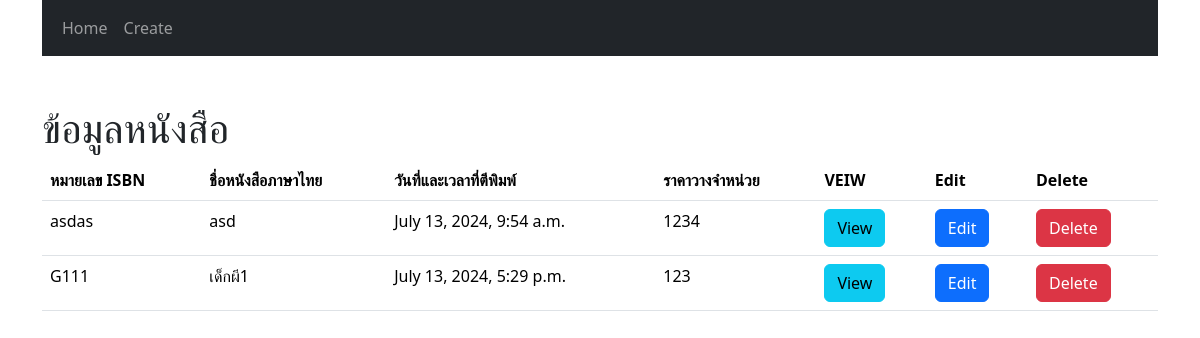
The app's page /, older data.
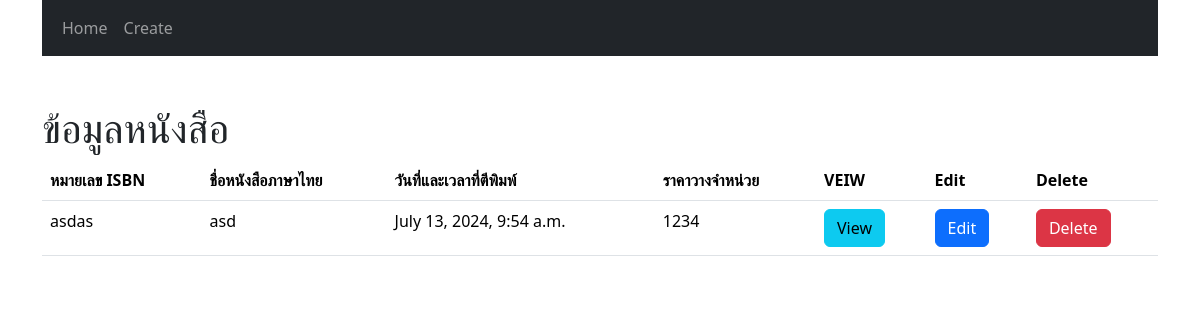
The same page, newer data.
### bookshop/models.py (models this page shows)
class Book(models.Model):
    book_name_th = models.CharField(max_length=100)
    book_name_en = models.CharField(max_length=100)
    number_si = models.CharField(max_length=100)
    datetime = models.DateTimeField()
    detail_book = models.CharField(max_length=100)
    BOOKSHOP_CHOICES = [
        ("B2S","B2S"),
        ("Inthon","Inthon"),
        ("Se-ed","Se-ed"),
        ("Meb","Meb"),
    ];
    bookshop = models.CharField(
        max_length=20,
        choices=BOOKSHOP_CHOICES,
        default="B2S"
    )
    sale_book = models.IntegerField()
    created_date = models.DateTimeField(auto_now_add=True)
    updated_date = models.DateTimeField(auto_now_add=True)

### bookshop/views.py (the view)
# urls.py: 2. Add a URL to urlpatterns:  path('', views.home, name='home')
def home(request):
    book = Book.objects.all()
    return render(request, 'index.html', {'book': book})

### bookshop/templates/index.html (shortened to what this page needs)
<!DOCTYPE html>
<html lang="en">
<head>
  <link href="https://cdn.jsdelivr.net/npm/bootstrap@5.3.2/dist/css/bootstrap.min.css" rel="stylesheet"
 />
</head>
<body>
  <header class="container">
    <nav class="navbar navbar-expand-md navbar-dark  bg-dark">
      <div class="container-fluid">
        <div class="collapse navbar-collapse">
          <ul class="navbar-nav me-auto mb-2 mb-md-0">
            <li class="nav-item">
              <a class="nav-link" href="/">Home</a>
            </li>
            <li class="nav-item">
              <a class="nav-link" href="create/">Create</a>
            </li>
          </ul>
        </div>
      </div>
    </nav>
  </header>
  <main class="container my-5">
    <h1>ข้อมูลหนังสือ</h1>
    <table class="table">
      <thead>
        <tr>
          <th scope="col">หมายเลข ISBN</th>
          <th scope="col">ชื่อหนังสือภาษาไทย</th>
          <th scope="col">วันที่และเวลาที่ตีพิมพ์</th>
          <th scope="col">ราคาวางจำหน่วย</th>
          <th scope="col">VEIW</th>
          <th scope="col">Edit</th>
          <th scope="col">Delete</th>
        </tr>
      </thead>
      <tbody>
        {% for book in book %}
        <tr>
          <td>{{book.number_si}}</td>
          <td>{{book.book_name_th}}</td>
          <td>{{book.datetime}}</td>
          <td>{{book.sale_book}}</td>
          <td>
            <a href="view/{{book.id}}" class="btn btn-info">View</a>
          <td>
            <a href="edit/{{book.id}}" class="btn btn-primary">Edit</a>
          </td>
          <td>
            <a href="delete/{{book.id}}" class="btn btn-danger">Delete</a>
          </td>
        </tr>
        {% endfor %}
      </tbody>
    </table>
  </main>
</body>
</html>

Row changes from the older to the newer data that the page shows:
removed Book: number_si "G111", book_name_th "เด็กผี1", datetime "July 13, 2024, 5:29 p.m.", sale_book "123"
